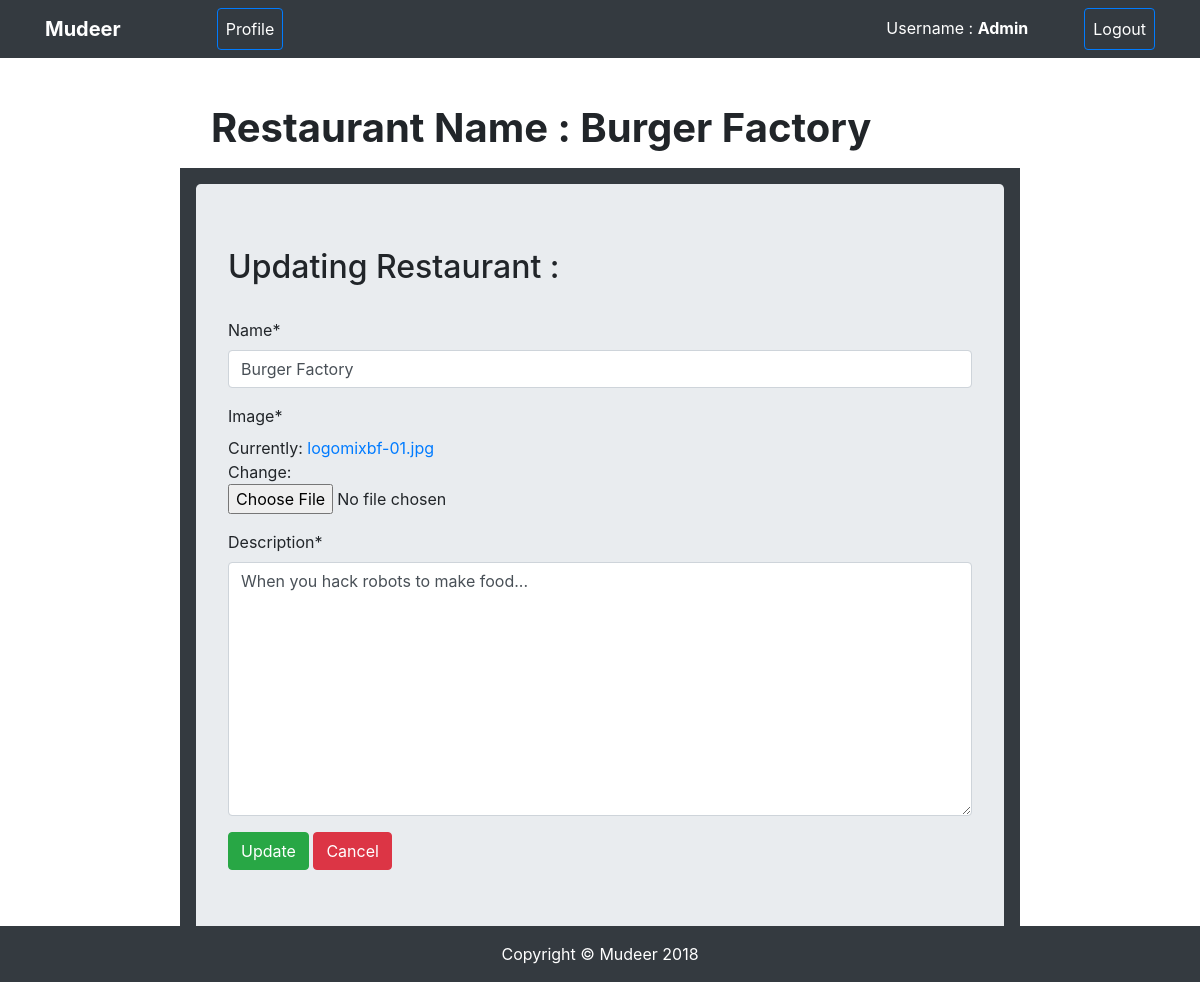
Page /update/37/ (signed in) on the earlier database version.
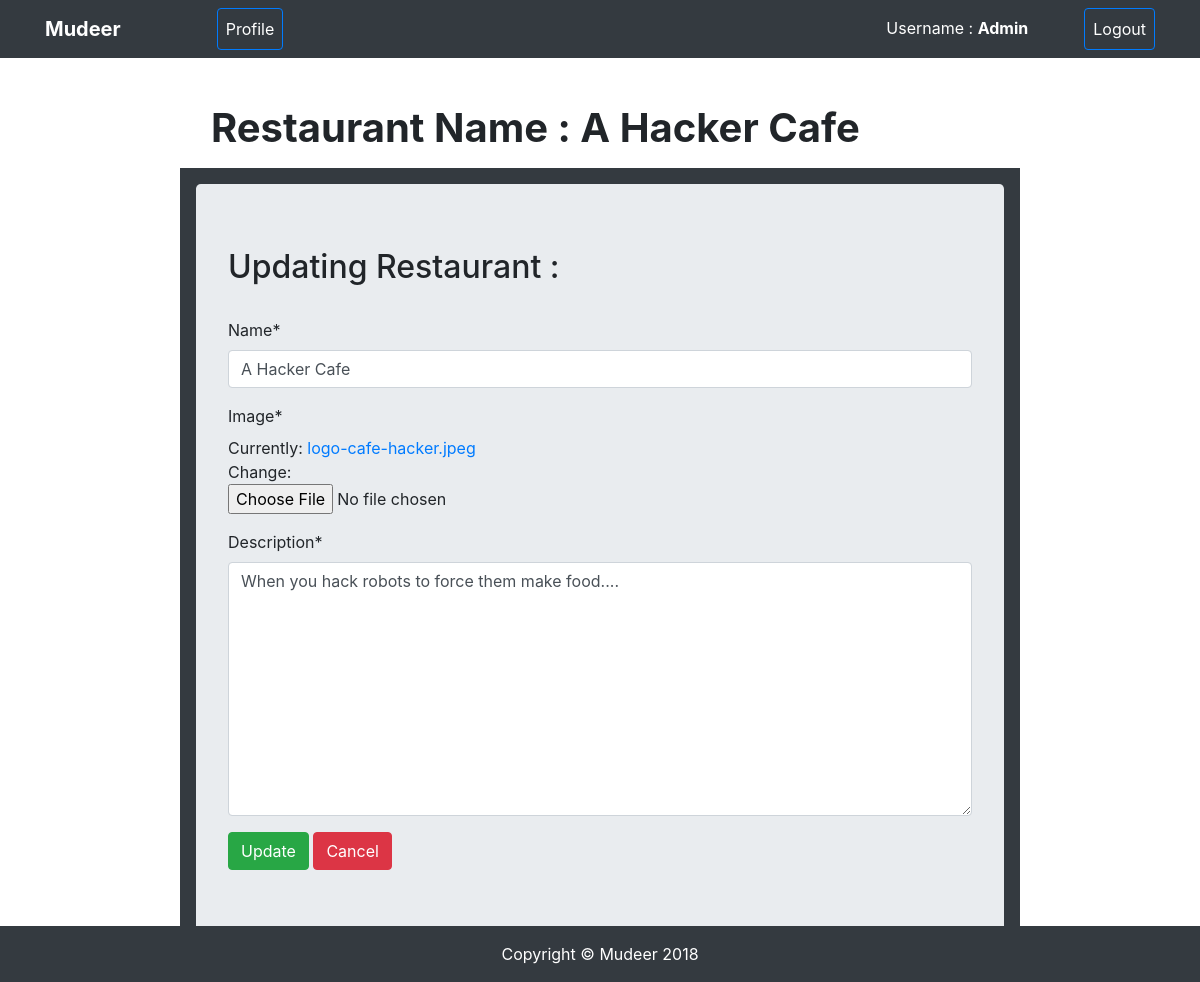
Same page on the later database version.
### POSsystem/models.py (models this page shows, shortened)
class Restaurant(models.Model):
	name = models.CharField(max_length=25)
	image = models.ImageField()
	owner = models.ForeignKey(User, on_delete=models.CASCADE)
	description = models.TextField()
	established = models.DateField(auto_now_add=True)

### POSsystem/views.py (the view)
# urls.py: path('update/<int:restaurant_id>/', views.update, name="update_rest"),
def update(request, restaurant_id):
	restaurant_obj = Restaurant.objects.get(id=restaurant_id)
	if not(request.user.is_staff or request.user==restaurant_obj.owner):
		raise Http404("You don't have permission")
	form = RestaurantForm(instance=restaurant_obj)
	if request.method == "POST":
		form = RestaurantForm(request.POST, request.FILES, instance=restaurant_obj)
		if form.is_valid():
			form.save()
			return redirect("profile_page")
	context = {
		"form": form,
		"restaurant_obj": restaurant_obj,
	}
	return render(request, 'update_rest.html', context)

### POSsystem/forms.py
class RestaurantForm(forms.ModelForm):
	class Meta:
		model = Restaurant
		fields = '__all__'
		exclude =['owner']

### POSsystem/templates/update_rest.html (shortened to what this page needs)
{% extends "base.html" %}
{% load crispy_forms_tags %}
{% block content %}
<div class="container">
	<div class="col-md-12">
		<h1 class="mt-5 ml-3"><strong>Restaurant Name : {{restaurant_obj.name}}</strong></h1>
	</div>
	<div class="col-md-12 bg-dark mt-3 md-3 px-3 p-3">
		<form class="jumbotron " action="{% url 'update_rest' restaurant_id=restaurant_obj.id %}" method="POST" enctype="multipart/form-data">
			<h2> Updating Restaurant :</h2>
			<br>
		{{form|crispy}}
		<input type="submit" name="create" value="Update" class="btn btn-success">
			<a href="{% url 'profile_page' %}" class="btn btn-danger">Cancel</a>
	</form>
</div>
</div>
{% endblock content %}

Differences in the rows shown:
changed Restaurant: name "Burger Factory" → "A Hacker Cafe"; description "When you hack robots to make food..." → "When you hack robots to force them make food...."
Other differences:
text no longer shown: "Name * Image * Currently: logomixbf-01.jpg Change: Description *"
text now shown: "Name * Image * Currently: logo-cafe-hacker.jpeg Change: Description *"
